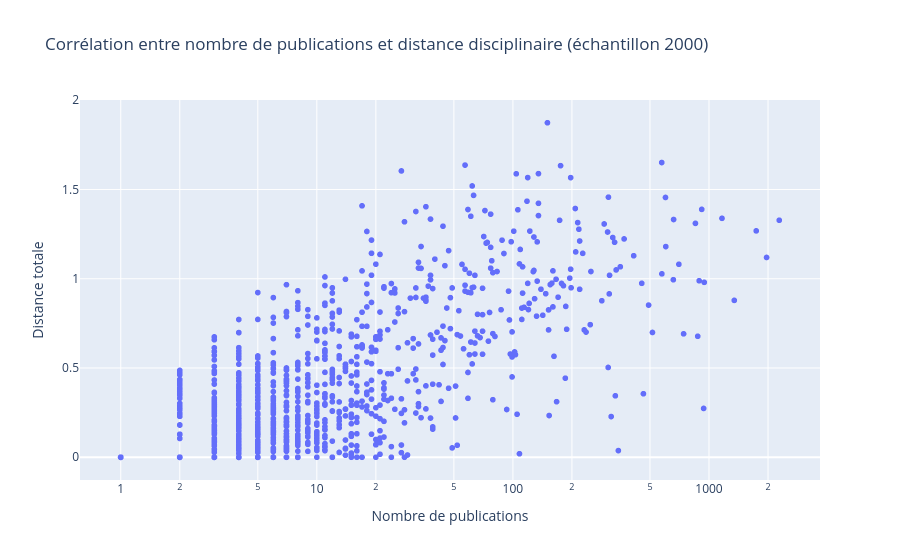

Here is the notebook cell this chart was saved with:
### Markdown cell above
# avec echantillon

### Code cell
import pandas as pd
import numpy as np
import plotly.express as px
from collections import defaultdict

# === 1. Chargement des coordonnées t-SNE ===
df_coords = pd.read_csv("../data/coordinates.csv")
coord_cols = [c for c in df_coords.columns if c != "disc"]
disc_to_coord = {
    row["disc"]: row[coord_cols].to_numpy()
    for _, row in df_coords.iterrows()
}

# === 2. Chargement des publications auteur ===
df_pub = pd.read_parquet("../data/author_publications_dir/X.parquet")
# Colonnes : ['author', 'discipline', 'year']

# === 3. Fonction pour récupérer publications d'un auteur ===
def get_author_publications_fast(author_name):
    sub = df_pub[df_pub["author"].str.lower() == author_name.lower()]
    if sub.empty:
        return {}

    # Compte le nombre de publications par discipline et par année
    grouped = sub.groupby(["year", "discipline"]).size().reset_index(name="count")

    result = defaultdict(lambda: defaultdict(int))
    for _, row in grouped.iterrows():
        result[row["year"]][row["discipline"]] = row["count"]
    return result

# === 4. Calcul distance totale pour un auteur ===
def compute_total_distance(author_name):
    pub_data = get_author_publications_fast(author_name)
    if not pub_data:
        return 0, 0  # (nb_publications, distance_totale)

    trajectory = []
    all_years = sorted(pub_data)

    total_pubs = sum(
        sum(pub_data[y].values())
        for y in pub_data
    )

    for idx, year in enumerate(all_years):
        aggregated = defaultdict(int)
        selected_years = all_years[:idx + 1]
        for y in selected_years:
            for disc, count in pub_data[y].items():
                aggregated[disc] += count

        total = sum(aggregated.values())
        coords = np.array([
            disc_to_coord[disc] * weight / total
            for disc, weight in aggregated.items()
            if disc in disc_to_coord
        ])
        if len(coords) == 0:
            continue
        bary = np.sum(coords, axis=0)
        trajectory.append(bary)

    # Distance totale parcourue
    total_distance = 0
    for i in range(len(trajectory) - 1):
        total_distance += np.linalg.norm(trajectory[i+1] - trajectory[i])

    return total_pubs, total_distance

# === 5. Prendre un échantillon de 2000 auteurs aléatoires ===
authors = df_pub["author"].unique()
sample_authors = np.random.choice(authors, size=min(5000, len(authors)), replace=False)

# === 6. Calcul pour l'échantillon ===
records = []
for author in sample_authors:
    total_pubs, total_dist = compute_total_distance(author)
    records.append({"author": author, "publications": total_pubs, "distance": total_dist})

df_analysis = pd.DataFrame(records)

# === 7. Scatter plot ===
fig = px.scatter(
    df_analysis,
    x="publications",
    log_x=True,
    y="distance",
    hover_name="author",
    title="Corrélation entre nombre de publications et distance disciplinaire (échantillon 2000)",
    labels={"publications": "Nombre de publications", "distance": "Distance totale"}
)

fig.show()

# === 8. Corrélation Pearson ===
corr= df_analysis[["publications", "distance"]].corr().iloc[0, 1]
print(f"Corrélation(échantillon) : {corr:.3f}")

### Figure 1 — Plotly figure (JSON) as saved in the notebook; plotly's stock layout.template omitted (floating-point values rounded to 4 significant figures; data arrays with more than 128 entries replaced by an {"elided": "..."} marker saying what was removed)
{"data": [{"hovertemplate": "<b>%{hovertext}</b><br><br>Nombre de publications=%{x}<br>Distance totale=%{y}<extra></extra>", "hovertext": {"elided": "2147 str values"}, "legendgroup": "", "marker": {"color": "#636efa", "symbol": "circle"}, "mode": "markers", "name": "", "showlegend": false, "type": "scattergl", "x": {"elided": "2147 int values"}, "xaxis": "x", "y": {"elided": "2147 float values"}, "yaxis": "y"}], "layout": {"legend": {"tracegroupgap": 0}, "title": {"text": "Corrélation entre nombre de publications et distance disciplinaire (échantillon 2000)"}, "xaxis": {"anchor": "y", "domain": [0, 1], "title": {"text": "Nombre de publications"}, "type": "log"}, "yaxis": {"anchor": "x", "domain": [0, 1], "title": {"text": "Distance totale"}}}}
